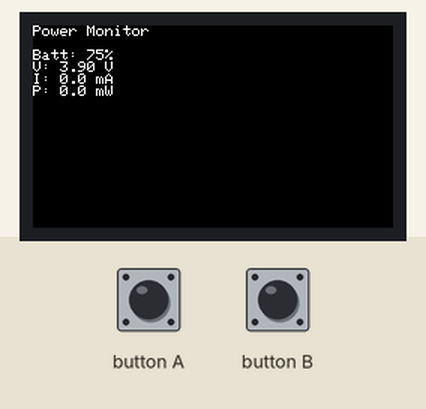
This sketch was run on a simulated ESP32. Shown: 240×135 colour display. What the sketch prints to the serial monitor is not drawn.

Above: at 1.1 s.

The sketch:

power_test.ino
```cpp
#include <M5StickCPlus2.h>

void setup() {
    auto cfg = M5.config();
    M5.begin(cfg);
    M5.Display.setRotation(1);

    Serial.begin(115200);
    Serial.println("Power Measurement Test");
}

void loop() {
    M5.update();

    // Read power metrics every second
    static uint32_t last_read = 0;
    if (millis() - last_read >= 1000) {
        last_read = millis();

        // Get power readings
        float vbat = M5.Power.getBatteryVoltage() / 1000.0;  // Convert to V
        float ibat = M5.Power.getBatteryCurrent();  // mA
        float power = vbat * abs(ibat);  // mW
        int battery_level = M5.Power.getBatteryLevel();  // %

        // Display
        M5.Display.fillScreen(BLACK);
        M5.Display.setCursor(0, 0);
        M5.Display.println("Power Monitor");
        M5.Display.println("");
        M5.Display.printf("Batt: %d%%\n", battery_level);
        M5.Display.printf("V: %.2f V\n", vbat);
        M5.Display.printf("I: %.1f mA\n", ibat);
        M5.Display.printf("P: %.1f mW\n", power);

        // Log to serial (CSV format)
        static bool header_printed = false;
        if (!header_printed) {
            Serial.println("timestamp_ms,voltage_V,current_mA,power_mW,battery_pct");
            header_printed = true;
        }
        Serial.printf("%lu,%.3f,%.2f,%.2f,%d\n",
            millis(), vbat, ibat, power, battery_level);
    }

    delay(10);
}
```
